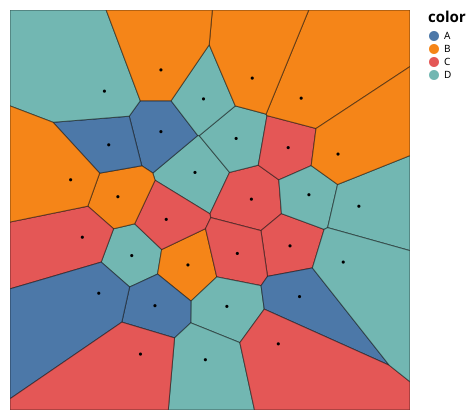

This figure's Julia source:
using DataFrames
using EasyVega

# Data with dummy color categories
dat = Data( values= DataFrame(color= rand("ABCD", 30)) )

cscale = OrdinalScale(range="category", 
    domain=dat.color, domain_sort= true)

# create points, with forces for collision avoidance, and attracted
# to plot center 
pointmark = SymbolMark(
    clip=true, zindex=1,
    :size => 10, :fill => :black,
    :cellColor => cscale(dat.color),
    transform=[
        (
            type= "force",
            static= false,
            forces= [
              (force= "collide", iterations= 2, radius=25),
              (force= "center", x= 200, y= 200),
            ]
          )
      
    ]
)

# Show voronoi cells based point marks
vormark = PathMark(from_data=pointmark,
    clip= true, zindex=0,
    :update_strokeWidth => 1,
    :update_strokeOpacity => 0.5, 
    :update_stroke => :black,
    :fill => (signal= "datum.cellColor",),
    transform= [( type="voronoi", 
        x= "datum.x", y="datum.y",
        size=[(signal= "width",), (signal= "height",)]
    )]
)


vgspec = VG(width=400, height=400, background=:white, padding=10,
    legends=[ (fill = cscale, title="color", titleFontSize=15) ], 
    marks= [pointmark, vormark ]
)
